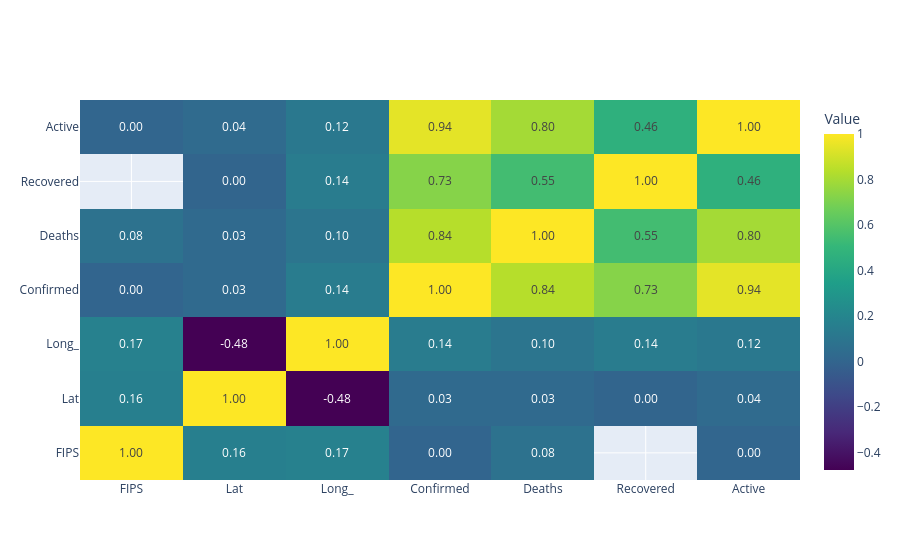

The notebook cell this image was saved under:
### Code cell
import plotly.graph_objects as go

fig = go.Figure()

fig.add_trace(
    go.Heatmap(
        z = doc2.values,
        x = doc2.columns,
        y = doc2.index,
        colorscale = "Viridis",
        colorbar = {
            "title": "Value"
        },
        text = doc2.values,
        texttemplate = "%{z:.2f}",
        hovertemplate =  "x: %{x}<br>y: %{y}"
    )
)

fig.show()

### Figure 1 — Plotly figure (JSON) as saved in the notebook; plotly's stock layout.template omitted (floating-point values rounded to 4 significant figures)
{"data": [{"colorbar": {"title": {"text": "Value"}}, "colorscale": [[0, "#440154"], [0.1111, "#482878"], [0.2222, "#3e4989"], [0.3333, "#31688e"], [0.4444, "#26828e"], [0.5556, "#1f9e89"], [0.6667, "#35b779"], [0.7778, "#6ece58"], [0.8889, "#b5de2b"], [1, "#fde725"]], "hovertemplate": "x: %{x}<br>y: %{y}", "text": [[1, 0.1607, 0.1715, -0.0005036, 0.07647, null, 0.002718], [0.1607, 1, -0.4764, 0.02939, 0.02631, -0.002781, 0.03563], [0.1715, -0.4764, 1, 0.1411, 0.09692, 0.1419, 0.1197], [-0.0005036, 0.02939, 0.1411, 1, 0.8372, 0.7273, 0.9425], [0.07647, 0.02631, 0.09692, 0.8372, 1, 0.5469, 0.7965], [null, -0.002781, 0.1419, 0.7273, 0.5469, 1, 0.4625], [0.002718, 0.03563, 0.1197, 0.9425, 0.7965, 0.4625, 1]], "texttemplate": "%{z:.2f}", "type": "heatmap", "x": ["FIPS", "Lat", "Long_", "Confirmed", "Deaths", "Recovered", "Active"], "y": ["FIPS", "Lat", "Long_", "Confirmed", "Deaths", "Recovered", "Active"], "z": [[1, 0.1607, 0.1715, -0.0005036, 0.07647, null, 0.002718], [0.1607, 1, -0.4764, 0.02939, 0.02631, -0.002781, 0.03563], [0.1715, -0.4764, 1, 0.1411, 0.09692, 0.1419, 0.1197], [-0.0005036, 0.02939, 0.1411, 1, 0.8372, 0.7273, 0.9425], [0.07647, 0.02631, 0.09692, 0.8372, 1, 0.5469, 0.7965], [null, -0.002781, 0.1419, 0.7273, 0.5469, 1, 0.4625], [0.002718, 0.03563, 0.1197, 0.9425, 0.7965, 0.4625, 1]]}], "layout": {}}
